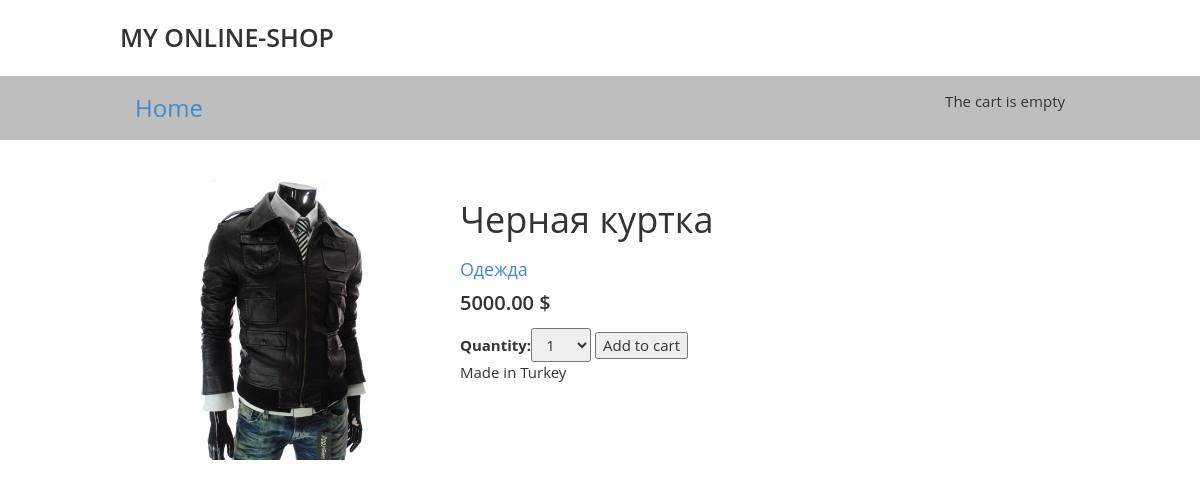
Before: /1/chernaya-kurtka/ with the older database file.
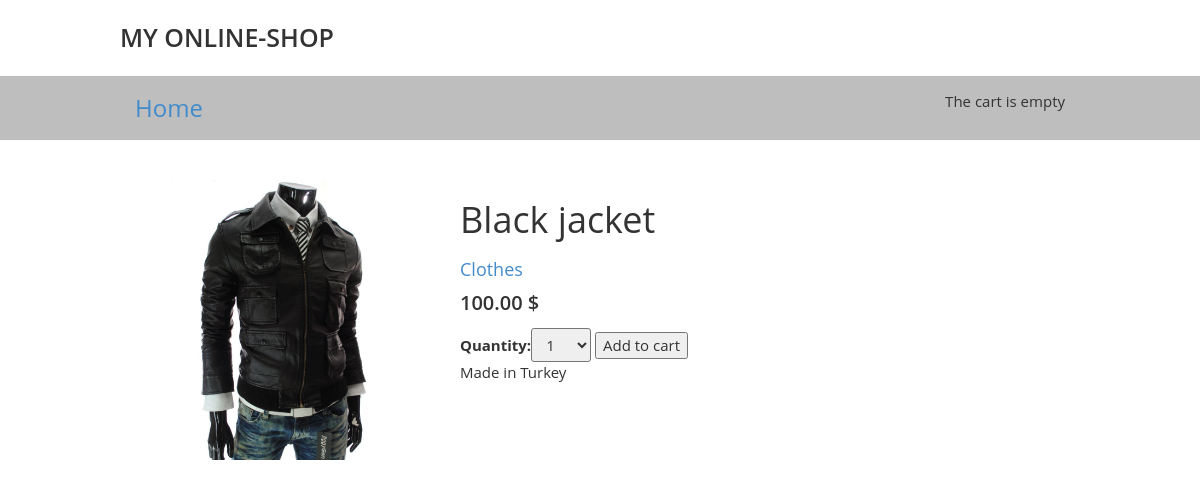
After: the same page with the newer database file.
### shop/models.py (models this page shows, shortened)
class Product(models.Model):
    category = models.ForeignKey(Category, related_name='products',
        verbose_name='Category', on_delete=models.PROTECT)
    name = models.CharField(max_length=200, db_index=True,
        verbose_name='Name')
    slug = models.SlugField(max_length=200, db_index=True)
    image = models.ImageField(upload_to='products/%Y/%m/%d', blank=True,
        verbose_name='Item Image')
    description = models.TextField(blank=True, verbose_name='Description')
    price = models.DecimalField(max_digits=10, decimal_places=2, verbose_name='Price')
    stock = models.PositiveIntegerField(verbose_name='In stock')
    available = models.BooleanField(default=True, verbose_name='Available')
    created = models.DateTimeField(auto_now_add=True)
    updated = models.DateTimeField(auto_now=True)
    class Meta:
        ordering = ['name']
        index_together = [
            ['id', 'slug']
        ]

class Category(models.Model):
    name = models.CharField(max_length=200, db_index=True)
    slug = models.SlugField(max_length=200, db_index=True, unique=True)
    class Meta:
        ordering = ['name']
        verbose_name = 'Category'
        verbose_name_plural = 'Categories'
    def __str__(self):
        return self.name
    def get_absolute_url(self):
        return reverse("shop:ProductListByCategory", args=[self.slug])

### shop/views.py (the view)
# urls.py: path('<id>/<slug>/', views.ProductDetail, name='ProductDetail'),
def ProductDetail(request, id, slug):
    product = get_object_or_404(Product, id=id, slug=slug, available=True)
    cart_product_form = CartAddProductForm()
    return render(request, 'shop/product/detail.html',
                 {'product': product,
                  'cart_product_form': cart_product_form})

### cart/forms.py
class CartAddProductForm(forms.Form):
    quantity = forms.TypedChoiceField( choices=PRODUCT_QUANTITY_CHOICES, coerce=int)
    update = forms.BooleanField(required=False, initial=False, widget=forms.HiddenInput)

### cart/cart.py (called while the page is built)
    def __len__(self):
        return sum(item['quantity'] for item in self.cart.values())

### cart/context_processors.py (called while the page is built)
def cart(request):
    return {'cart': Cart(request)}

### shop/templates/shop/product/detail.html (shortened to what this page needs)
{% extends 'shop/base.html' %}
{% load static %}
{% block content %}
    <div class="product-detail">
        <div class="col-sm-4">
            <img src="{% if product.image %}{{product.image.url }}{% else %}{% static 'img/no-image.jpg'%}{% endif %}" class="img-responsive">
        </div>
        <div class="col-sm-8">
            <h1>{{ product.name }}</h1>
            <h2><a href="{{ product.category.get_absolute_url }}">{{ product.category }}</a></h2>
            <p class="price">
                {{ product.price }} $
            </p>
            <form action="{% url "cart:CartAdd" product.id %}" method="POST">
                {{ cart_product_form }}
                <input type="submit" value="Add to cart">
            </form>
            <span>
                {{ product.description | linebreaks}}
            </span>
        </div>
    </div>
{% endblock %}

Changed rows visible on the page:
changed Product "Made in Turkey": name "Черная куртка" → "Black jacket"; category "Одежда" → "Clothes"; price "5000.00" → "100.00"
